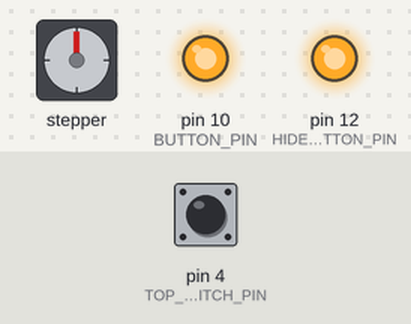
Bench run of a sketch on a simulated Arduino Leonardo, built with avr-gcc and run on an emulated ATmega32U4. Parts: stepper motor, output pins drawn as LEDs (lit = HIGH). Inputs (shaded band) come from the test bench; at power-on: pin 4 (TOP_REED_SWITCH_PIN) LOW. Stepper angles assume 200 steps per turn; what the sketch prints to the serial monitor is not drawn.

Above: at 0.15 s.
At 1.2 s:
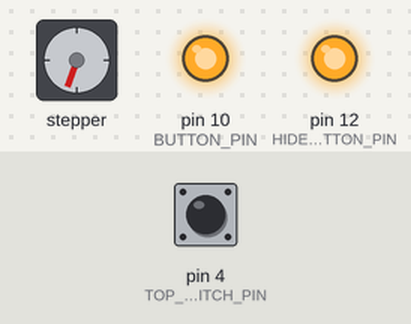
1.3 s: pin 4 (TOP_REED_SWITCH_PIN) pulled HIGH for 0.15 s
At 1.67 s:
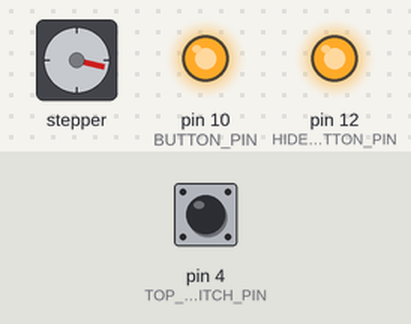
Timing chart, 0 to 10.3 s (numbered marks = the images above; inputs shaded):
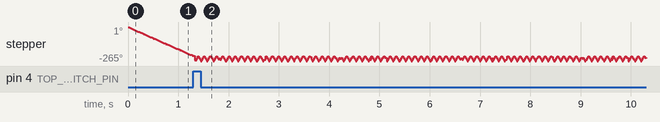

The sketch:

Tubers.ino
```cpp
// TUBER CONTROL MODULE
#include "AccelStepper.h"
#include "Arduino.h"

#define DIR_PIN 8
#define STEP_PIN 9
#define BUTTON_PIN 10
#define TOP_REED_SWITCH_PIN 4
#define BOTTOM_REED_SWITCH_PIN 3
#define LED_PIN 13
#define HIDE_BUTTON_PIN 12

#define UPWARDS true
#define DOWNWARDS false

// Define stepper with pins
AccelStepper stepper(AccelStepper::DRIVER, STEP_PIN, DIR_PIN);

//STEPPER CONTROL
const float MAX_SPEED = 10000.0;
const float DOWN_SPEED = 4000.0;
const float UP_SPEED = -100.0;
boolean currentDir = UPWARDS; //true = upwards, false = downward
boolean active = true;

//STEPPER JITTER
const float JITTER_DOWN_SPEED = 10000.0;
const float JITTER_UP_SPEED = -JITTER_DOWN_SPEED;
const int JITTER_MAX_DIRECTION_TIME = 20;
int jitterElapsedTime = 0;
boolean jitterDir = DOWNWARDS;
boolean jitter = false;             //set true when the tube has reached the apex of its movement and begins jittering in place

//BUTTON CONTROL
boolean buttonState = true;     // the current state of the output pin
int reading;           			// the current reading from the input pin
int previous = LOW;   			// the previous reading from the input pin
long time = 0;         			// the last time the output pin was toggled
const long debounce = 200;   	// the debounce time, increase if the output flickers

//HIDE BUTTON CONTROL
boolean hideButtonState = true;
int hideReading;
int hidePrevious = LOW;
long hideTime = 0;

//REED SWITCH CONTROL
int topReedReading;
int bottomReedReading;

//Functions
void moveTube(boolean direction);
void stopTube();
void checkButtonState();
void checkHideButtonState();
void checkTopReedSwitch();
void checkBottomReedSwitch();
void startJitter();

void setup()
{
	pinMode(BUTTON_PIN, OUTPUT);
    pinMode(HIDE_BUTTON_PIN, OUTPUT);
	pinMode(TOP_REED_SWITCH_PIN, INPUT);
	pinMode(BOTTOM_REED_SWITCH_PIN, INPUT);
	digitalWrite(BUTTON_PIN, HIGH); //used for pull-up button control.
    digitalWrite(HIDE_BUTTON_PIN, HIGH);

    //Sets max speed - must be a positive value
    stepper.setMaxSpeed(MAX_SPEED);

	//Begin moving tube upwards
    moveTube(currentDir);

	Serial.begin(9600);
   	Serial.println("--- SERIAL MONITOR ONLINE --- \n");
}

void loop()
{
	checkButtonState();
    checkHideButtonState();
	checkTopReedSwitch();
	checkBottomReedSwitch();

	if (active == true)
	{
		stepper.runSpeed();
	}
    else if (jitter == true)
    {
        Serial.print("JITTER:");
        Serial.println(jitterElapsedTime);
        //if the max time in a direction has been reached then reverse the direction
        if(jitterElapsedTime > JITTER_MAX_DIRECTION_TIME)
        {
            jitterDir = !jitterDir;
            Serial.println("JITTER: Change direction");

            //reverse movement direction
            if(jitterDir == UPWARDS)
            {
                stepper.setSpeed(JITTER_UP_SPEED);
            }
            else
            {
                stepper.setSpeed(JITTER_DOWN_SPEED);
            }

            //reset the elapsed time
            jitterElapsedTime = 0;
        }

        stepper.runSpeed();
        jitterElapsedTime++;
    }
}

void checkTopReedSwitch()
{
	//if direction is already downwards then return immediately
	if(currentDir == DOWNWARDS || jitter)
	{
		return;
	}

	topReedReading = digitalRead(TOP_REED_SWITCH_PIN);

	if (topReedReading == HIGH)
	{
		Serial.println("-- TOP REED SWITCH TRIGGERED --");
		digitalWrite(LED_PIN, HIGH);

		//Stop and hold tube
		stopTube();
	}
	else
	{
		digitalWrite(LED_PIN,LOW);
	}
}

void checkBottomReedSwitch()
{
	//if direction is already upwards then return immediately
	if(currentDir == UPWARDS)
	{
		return;
	}

	bottomReedReading = digitalRead(BOTTOM_REED_SWITCH_PIN);

	if (bottomReedReading == HIGH)
	{
		Serial.println("-- BOTTOM REED SWITCH TRIGGERED --");
		digitalWrite(LED_PIN, HIGH);

		//Turn direction up.
		moveTube(UPWARDS);
	}
	else
	{
		digitalWrite(LED_PIN, LOW);
	}
}

//Returns the state of the toggle button
void checkButtonState()
{
	reading = digitalRead(BUTTON_PIN);

	// if the input just went from LOW and HIGH and we've waited long enough
	// to ignore any noise on the circuit, toggle the output pin and remember
	// the time
	if (reading == HIGH && previous == LOW && millis() - time > debounce)
	{
		if (buttonState == true)
		{
			buttonState = false;

			//set direction up and begin moving tube
			moveTube(UPWARDS);
		}
	    else
		{
			buttonState = true;
            active = false;
		}

		Serial.print("BUTTON PRESSED - state set to: ");
        Serial.println(buttonState);

	    time = millis();
    }

	previous = reading;
}

void checkHideButtonState()
{
    //if already going downwards then return immediately
    if (currentDir == DOWNWARDS)
    {
        return;
    }

    hideReading = digitalRead(HIDE_BUTTON_PIN);

    if (hideReading == LOW && hidePrevious == HIGH && millis() - hideTime > debounce)
	{
        moveTube(DOWNWARDS);

		Serial.println("HIDE BUTTON PRESSED - moving downwards");

	    hideTime = millis();
    }

	hidePrevious = hideReading;
}

// Moves the inner tube upwards (dir == true) or downwards (dir == false)
void moveTube(boolean direction)
{
	currentDir = direction;
    active = true;
    jitter = false;

	float speed;

	if (currentDir == true)
	{
		//UPWARDS
		speed = UP_SPEED;
	}
	else
	{
		//DOWNWARDS
		speed = DOWN_SPEED;
	}

	stepper.setSpeed(speed);

	Serial.print("Move Tube in direction: ");
	Serial.println(currentDir);
}

// Stops the tube movement immediately
void stopTube()
{
    active = false;
    jitter = true;
    Serial.println("Stop Tube.");

    //start jittering the tube
    startJitter();
}

// Begins jittering the tube in place when it has reached its apex
void startJitter()
{
    //if jittering is already active then return immediately
    if(jitter)
    {
        return;
    }

    Serial.println("Start Jittering.");

    jitter = true;

    //set jitter properties
    jitterDir = DOWNWARDS;
    stepper.setSpeed(JITTER_DOWN_SPEED);
    jitterElapsedTime = 0;
}
```

LocalLibrary.cpp
```cpp
// (licence header left out)
#include "LocalLibrary.h"

void blink(uint8_t pin, uint8_t times, uint16_t ms) {
  for (uint8_t i=0; i<times; i++) {
    digitalWrite(pin, HIGH);
    delay(ms >> 1);
    digitalWrite(pin, LOW);
    delay(ms >> 1);
  }
}
```

LocalLibrary.h
```cpp
// (licence header left out)
// Core library - IDE-based
#if defined(MPIDE) // chipKIT specific
#include "WProgram.h"
#elif defined(ENERGIA) // LaunchPad, FraunchPad and StellarPad specific
#include "Energia.h"
#elif defined(MAPLE_IDE) // Maple specific
#include "WProgram.h"
#elif defined(CORE_TEENSY) // Teensy specific
#include "WProgram.h"
#elif defined(WIRING) // Wiring specific
#include "Wiring.h"
#elif defined(ARDUINO) && (ARDUINO >= 100) // Arduino 1.0x and 1.5x specific
#include "Arduino.h"
#elif defined(ARDUINO) && (ARDUINO < 100)  // Arduino 23 specific
#include "WProgram.h"
#endif // end IDE

#ifndef Tubers_LocalLibrary_h
#define Tubers_LocalLibrary_h

///
/// @brief	Blink a LED
/// @details	LED attached to pin is light on then light off
/// @n		Total cycle duration = ms
/// @param	pin pin to which the LED is attached
/// @param	times number of times
/// @param	ms cycle duration in ms
///
void blink(uint8_t pin, uint8_t times, uint16_t ms);

#endif
```
